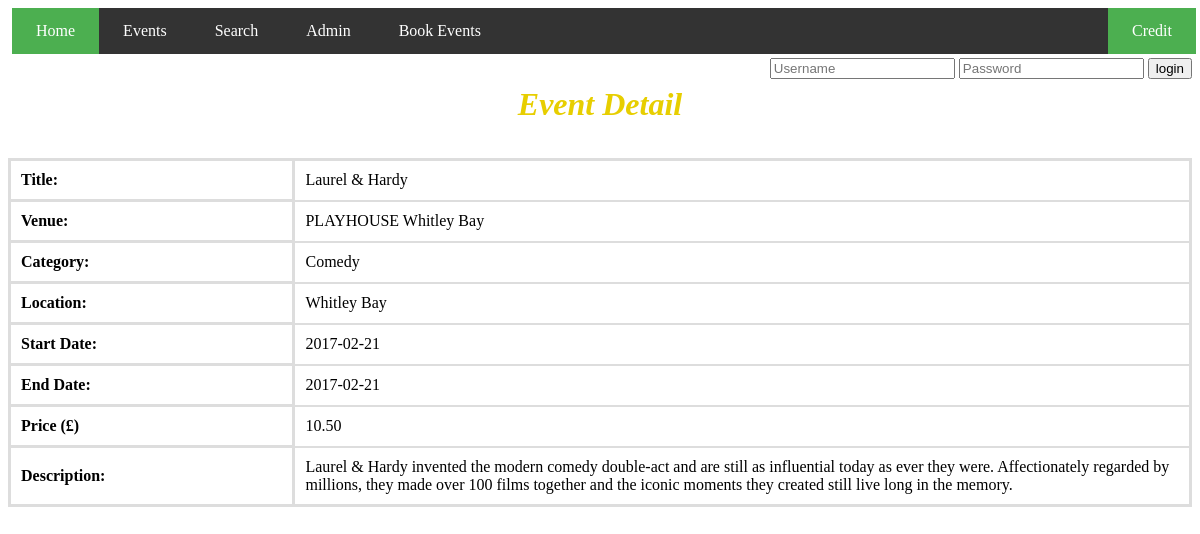
The page /detail.php?id=5 on the database its author committed.
### tables this page shows
CREATE TABLE `te_events` (
  `eventID` int(10) NOT NULL AUTO_INCREMENT,
  `eventTitle` varchar(256) NOT NULL,
  `eventDescription` varchar(256) DEFAULT NULL,
  `venueID` varchar(6) DEFAULT NULL,
  `catID` varchar(6) DEFAULT NULL,
  `eventStartDate` date DEFAULT NULL,
  `eventEndDate` date DEFAULT NULL,
  `eventPrice` decimal(4,2) DEFAULT NULL,
  PRIMARY KEY (`eventID`)
);

CREATE TABLE `te_venue` (
  `venueID` varchar(6) NOT NULL DEFAULT '',
  `venueName` varchar(40) DEFAULT NULL,
  `location` varchar(30) DEFAULT NULL,
  PRIMARY KEY (`venueID`)
);

CREATE TABLE `te_category` (
  `catID` varchar(6) NOT NULL DEFAULT '',
  `catDesc` varchar(30) DEFAULT NULL,
  PRIMARY KEY (`catID`)
);

### detail.php (the view, shortened to what this page needs)
<?php
include_once "login.php";
?>
  <div>
<ul>
	<li><a class="active" href="index.php">Home</a></li>
	<li><a  href="events.php">Events</a></li>
	<li><a href="search.php">Search</a></li>
	<li><a href="admin.php">Admin</a></li>
        <li><a href="bookEventsForm.php">Book Events</a></li>
	<li style="float:right"><a class="active" href="credit.html">Credit</a></li>
</ul>
  </div>
<?php
  include_once "login-form.php";
?>
  <h2>Event Detail</h2>
<?php
 $eventID = $_GET['id'];
	$sql = "SELECT * FROM te_events JOIN te_venue ON te_venue.venueID = te_events.venueID JOIN te_category ON te_category.catID = te_events.catID WHERE te_events.eventID = $eventID";
    $queryresult = mysqli_query($conn, $sql) or die(mysqli_error($conn));
	while ($row = mysqli_fetch_array($queryresult)) {
            $venueName = $row['venueName'];
			$catName = $row['catDesc'];
			$eventStartDate = $row['eventStartDate'];
			$eventEndDate = $row['eventEndDate'];
			$eventPrice = $row['eventPrice'];
			$eventTitle = $row['eventTitle'];
			$eventDescription = $row['eventDescription'];
			$location = $row['location'];
	}
?>
  <table>
  <tr>
        <th style="width:30%">Title: </th>
    <td><?php echo $eventTitle; ?></td>
  </tr>
  <tr>
    <th>Venue:</th>
    <td><?php echo $venueName; ?></td>
  </tr>
  <tr>
    <th>Category:</th>
    <td><?php echo $catName; ?></td>
  </tr>
    <tr>
    <th>Location:</th>
    <td><?php echo $location; ?></td>
  </tr>
  <tr>
    <th>Start Date:</th>
    <td><?php echo $eventStartDate; ?></td>
  </tr>
  <tr>
    <th>End Date:</th>
    <td><?php echo $eventEndDate; ?></td>
  </tr>
  <tr>
    <th>Price (£)</th>
    <td><?php echo $eventPrice; ?></td>
  </tr>
  <tr>
    <th>Description:</th>
    <td><?php echo $eventDescription; ?></td>
  </tr>
</table>
</body>
</html>

### css/style.css (style rules this page uses)
ul { list-style-type: none; margin: 4px; padding: 0; overflow: hidden; background-color: #333; width:100%; }
li { float: left; }
li a { display: block; color: white; text-align: center; padding: 14px 24px; text-decoration: none; }
.active { background-color: #4CAF50; }
table { table-layout: fixed; width: 100%; padding:15px; border-collapse:collapse; font-family:Georgia, "Times New Roman", Times, serif; border:solid #ddd 3px; margin-top: 8px; white-space:pre-line; }
td { border: solid #ddd 2px; overflow: hidden; width: 100%; padding:10px; }
th { border: solid #ddd 3px; width: 100%; text-align: left; padding:10px; }
h1,h3,h2 { font: bold italic 2em/1em "Times New Roman", "MS Serif", "New York", serif; margin: 0; padding: 30px; color: #e7ce00; text-align: center; }

### rows shown on the page
te_events: eventTitle "Laurel & Hardy", venueID.venueName "PLAYHOUSE Whitley Bay", catID.catDesc "Comedy", venueID.location "Whitley Bay", eventStartDate "2017-02-21", eventEndDate "2017-02-21", eventPrice "10.50", eventDescription "Laurel & Hardy invented the modern comedy double-act and are still as influential today as ever they were. Affectionately regarded by millions, they made over 100 films together and the iconic moments they created still live long in the memory."
